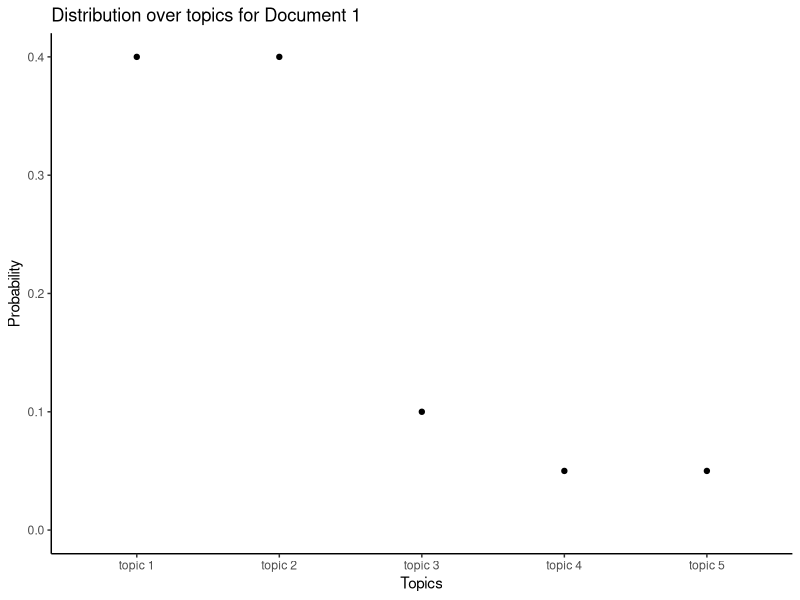
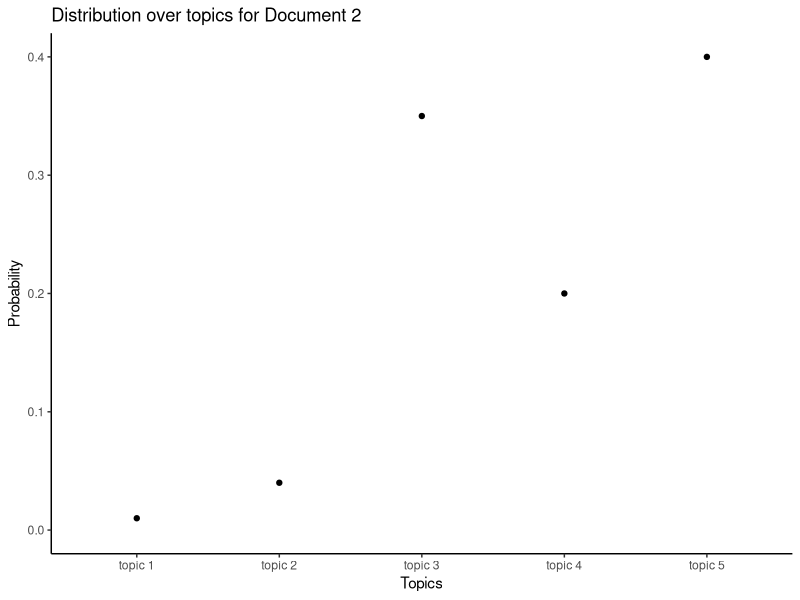
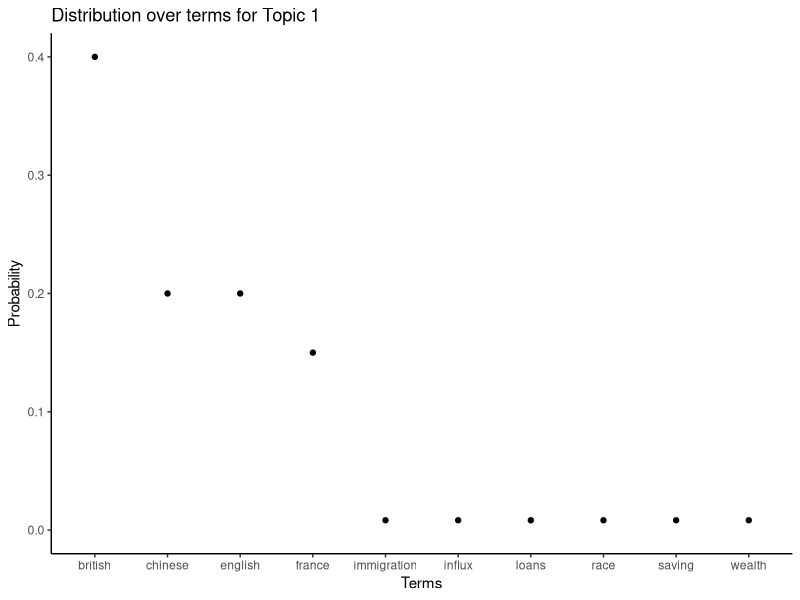
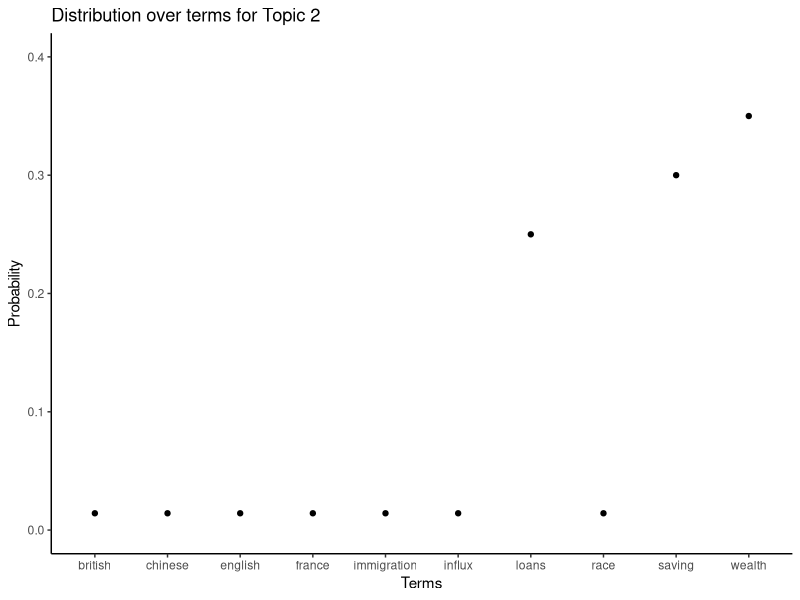

Recreate these plots in R, in order.
## ---- chunk 1
knitr::opts_chunk$set(echo = TRUE)
library(tidyverse)
## ---- chunk 2
document_1 <- tibble(
  Topics = c(
  "topic 1", "topic 2", "topic 3", "topic 4", "topic 5"
  ),
  Probability = c(0.40, 0.40, 0.1, 0.05, 0.05)
  )

document_2 <- tibble(
  Topics = c(
  "topic 1", "topic 2", "topic 3", "topic 4", "topic 5"
  ),
  Probability = c(0.01, 0.04, 0.35, 0.20, 0.4)
  )

# par(mfrow=c(2,1))
ggplot(document_1, aes(Topics, Probability)) +
  geom_point() +
  theme_classic() +
  labs(title = "Distribution over topics for Document 1") +
  coord_cartesian(ylim = c(0, 0.4))
ggplot(document_2, aes(Topics, Probability)) +
  geom_point() +
  theme_classic() +
  labs(title = "Distribution over topics for Document 2") +
  coord_cartesian(ylim = c(0, 0.4))
## ---- chunk 3
topic_1 <- tibble(
  Terms = c(
  "immigration", "race", "influx", "loans", "wealth", "saving", "chinese", "france", "british", "english"
  ),
  Probability = c(0.0083, 0.0083, 0.0083, 0.0083, 0.0083, 0.0083, 0.2, 0.15, 0.4, 0.2)
  )

topic_2 <- tibble(
  Terms = c(
  "immigration", "race", "influx", "loans", "wealth", "saving", "chinese", "france", "british", "english"
  ),
  Probability = c(0.0142, 0.0142, 0.0142, 0.25, 0.35, 0.30, 0.0142, 0.0142, 0.0142, 0.0142)
  )

# par(mar = c(4, 4, 0.1, 0.1))
ggplot(topic_1, aes(Terms, Probability)) +
  geom_point() +
  theme_classic() +
  labs(title = "Distribution over terms for Topic 1") +
  coord_cartesian(ylim = c(0, 0.4))
ggplot(topic_2, aes(Terms, Probability)) +
  geom_point() +
  theme_classic() +
  labs(title = "Distribution over terms for Topic 2") +
  coord_cartesian(ylim = c(0, 0.4))
